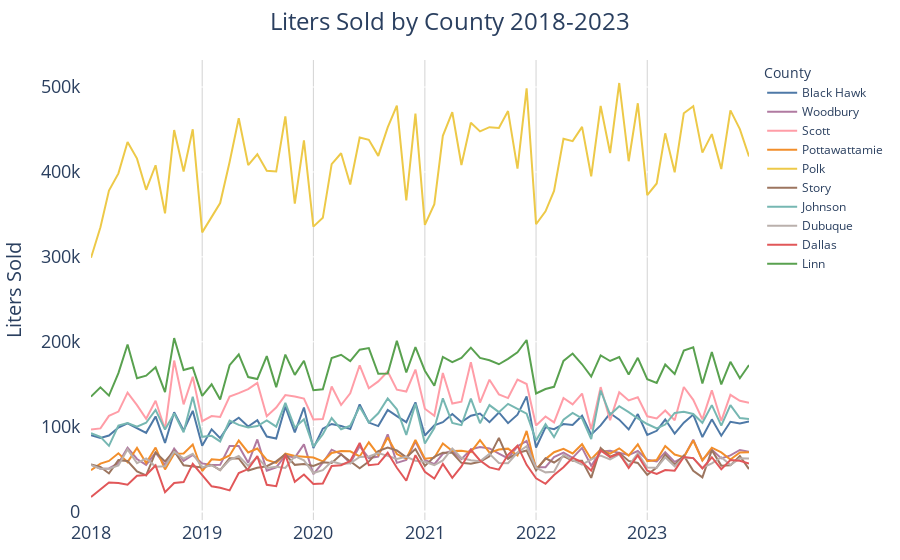

The cell this chart's notebook holds for it:
### Code cell
liters_county_month_df.sort_values(by=['month_year'], inplace=True)
fig = px.line(
    liters_county_month_df,
    x='month_year',
    y='liters_sold_county',
    orientation='h',  # Horizontal bar chart
    color='county',  # Assign colors based on 'county' field
    color_discrete_map=county_colors,  # Apply custom colors
    labels={'liters_sold': 'Liters Sold ', 'county': 'County ', 'month_year': 'Month Year ', 'liters_sold_county': 'Liters Sold '},  # Custom labels
    height=600  # Adjust height to accommodate all counties
)

# Update layout
fig.update_layout(
    xaxis=dict(
        title=None,
        tickfont=dict(size=18),
        title_font = dict(size = 20),
        showgrid = True,
        gridcolor = 'LightGrey'

    ), 
    yaxis=dict(
        title= 'Liters Sold',
        title_font = dict(size = 20),
        tickfont=dict(size=18),
        ticksuffix = '  '#
    ),
    
    title=dict(
        text = "Liters Sold by County 2018-2023",
        font = dict(size = 30),
        x = .5,
        xanchor = 'center'
     ),

    showlegend=True, 
    plot_bgcolor='rgba(0,0,0,0)',  # Transparent background for the plot area
    margin=dict(l=40, r=40, t=60, b=40),  # Left, Right, Top, Bottom margins
    title_font_size = 24
)

fig.show()
